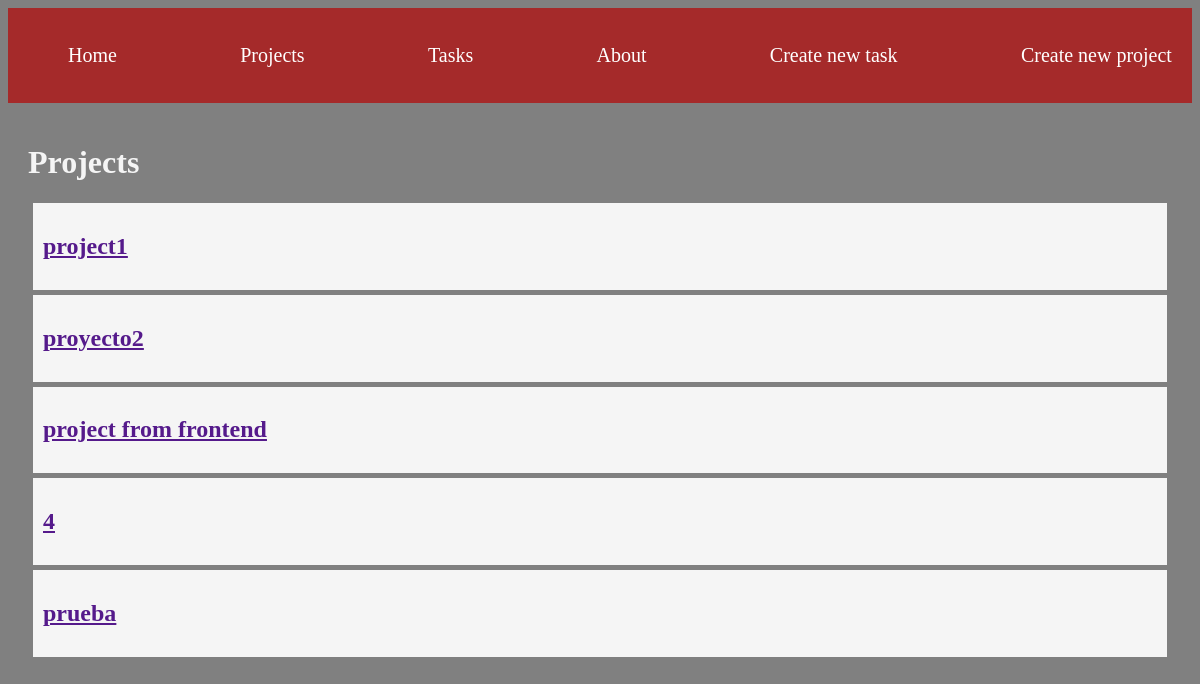
/projects/, run on the app's committed database.
### primeraApp/models.py (models this page shows, shortened)
class Project(models.Model):
    name = models.CharField(max_length=100)

### primeraApp/views.py (the view)
# urls.py: path('projects/', views.projects, name="projects"),
def projects(request):
    projects = Project.objects.all()
    return render(request, "projects.html", {
        "projects": projects
    })

### primeraApp/templates/projects.html (shortened to what this page needs)
<!DOCTYPE html>
<html lang="en">
<head>
</head>
<body>
    {% extends "layouts/base.html" %}
    {% block content %}
        <h1>Projects</h1>
        {% for project in projects %}
        <article class="card">
            <a href="">
                <h1>{{project.name}}</h1>
            </a>
        </article>
        {% endfor %}
    {% endblock %}

### primeraApp/static/styles/main.css (style rules this page uses)
body { background-color: gray; color: whitesmoke; }
.card { background: whitesmoke; padding: 10px; margin: 5px; color: black; }

### data on the page
Project: name "project1"
Project: name "proyecto2"
Project: name "project from frontend"
Project: name "4"
Project: name "prueba"
